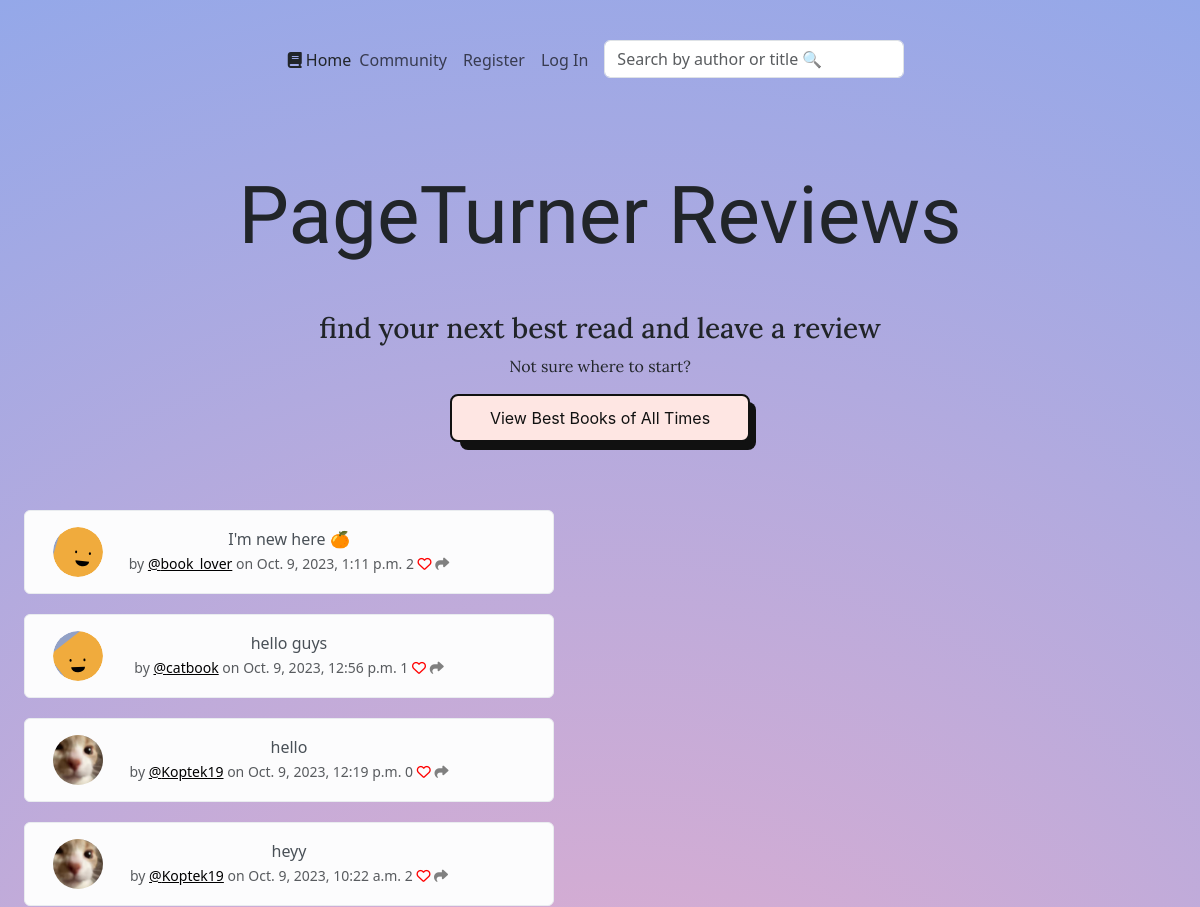
Before: / (upper part) with the older database file.
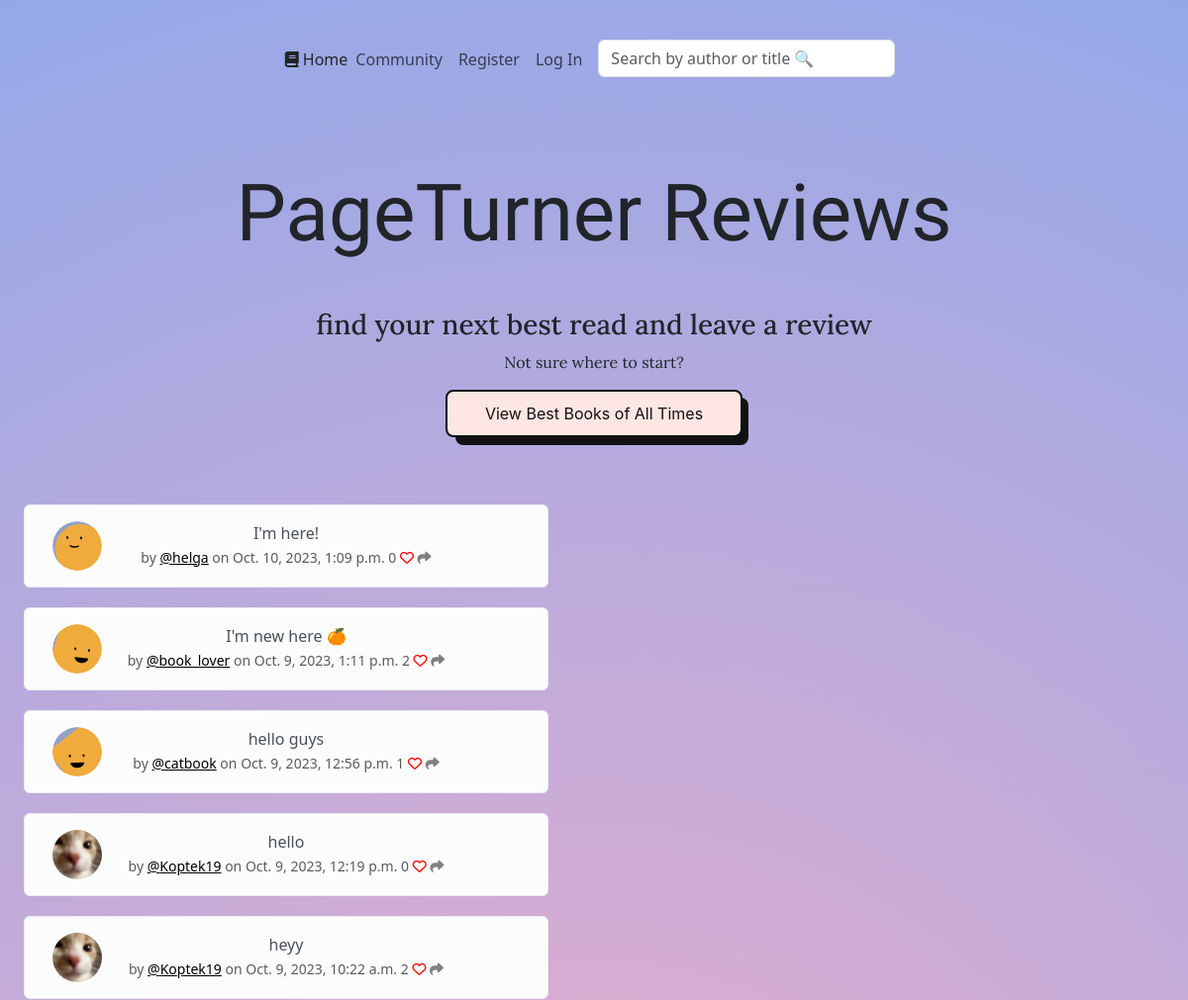
After: the same page with the newer database file.
### members/models.py (models this page shows, shortened)
class Snippet(models.Model):
    user = models.ForeignKey(User, related_name="snippets", on_delete=models.DO_NOTHING)
    body = models.CharField(max_length=300)
    created_at = models.DateTimeField(auto_now_add=True)
    likes = models.ManyToManyField(User, related_name="snippet_like", blank=True)
    def number_of_likes(self):
        return self.likes.count()

class Profile(models.Model):
    user = models.OneToOneField(User, on_delete=models.CASCADE)
    follows = models.ManyToManyField("self",
                                     related_name="followed_by",
                                     symmetrical=False,
                                     blank=True)
    date_modified = models.DateTimeField(User, auto_now=True)
    profile_image = models.ImageField(null=True, blank=True, upload_to="images")
    profile_bio = models.CharField(null=True, blank=True, max_length=500)
    homepage_link = models.CharField(null=True, blank=True, max_length=100)
    instagram_link = models.CharField(null=True, blank=True, max_length=100)
    facebook_link = models.CharField(null=True, blank=True, max_length=100)

### reviews/views.py (the view)
# urls.py: path('', views.welcome_page, name="welcome_page"),
def welcome_page(request):
    if request.user.is_authenticated:
        form = SnippetForm(request.POST or None)
        if request.method == "POST":
            if form.is_valid():
                snippet = form.save(commit=False)
                snippet.user = request.user
                snippet.save()
                messages.success(request, "Your snippet has been posted!")
                return redirect("welcome_page")
        snippets = Snippet.objects.all().order_by("-created_at")
        return render(request, "reviews/base.html", {"snippets": snippets, "form": form})
    else:
        snippets = Snippet.objects.all().order_by("-created_at")
        return render(request, "reviews/base.html", {"snippets": snippets})

### reviews/templates/reviews/base.html (shortened to what this page needs)
{% extends "base.html" %}
{% load static %}
{% block content %}
<div class="container-xxl">
    <div class="text-center">
        <h1 class="mt-5">PageTurner Reviews</h1>
        <h3 class="mt-5">find your next best read and leave a review</h3>
        <p class="mt-2">Not sure where to start?</p>
    </div>
    <div class="button-container mt-3 mb-5">
        <a class="button-56 book-info" href="{% url 'book_list' %}">View Best Books of All Times</a>
    </div>
    <div class="container-xxl text-center">
        <div class="row">
            <div class="col-8">
                {% for snippet in snippets %}
                <div class="alert alert-light" role="alert">
                    <div class="container">
                        <div class="row">
                            <div class="col-1">
                                {% if snippet.user.profile.profile_image %}
                                <img class="profile-image-snippet" src="{{ snippet.user.profile.profile_image.url }}">
                                {% else %}
                                {{ profile.avatar_svg|safe }}
                                {% endif %}
                            </div>
                            <div class="col-10">
                                {{ snippet.body }} <br/>
                                <small class="text-muted"> by <a href="{% url 'profile' snippet.user.profile.user.id %}">@{{ snippet.user.username }}</a>
                                     on
                                    {{ snippet.created_at }}
                                    {{ snippet.number_of_likes }}
                                    {% if user in snippet.likes.all %}
                                    <a href="{% url 'snippet_like' snippet.id %}"><i class="fa-solid fa-heart" style="color:red"></i></a>
                                    {% else %}
                                    <a href="{% url 'snippet_like' snippet.id %}"><i class="fa-regular fa-heart" style="color:red"></i></a>
                                    {% endif %}
                                    <a href="{% url 'snippet_share' snippet.id %}"><i class="fa-solid fa-share" style="color:gray"></i></a>
                                </small>
                            </div>
                        </div>
                    </div>
                </div>
                {% endfor %}
            </div>
            <div class="col-4 mt-4">
            </div>
        </div>
        {% endblock %}

Changed rows visible on the page:
added Snippet: user.profile.profile_image (picture), body "I'm here!", user.username "helga", created_at "Oct. 10, 2023, 1:09 p.m.", number_of_likes "0"
